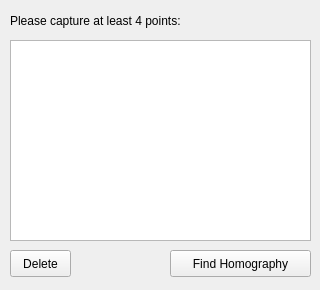
<?xml version="1.0" encoding="UTF-8"?>
<ui version="4.0">
 <class>HomographyCaptureWindow</class>
 <widget class="QWidget" name="HomographyCaptureWindow">
  <property name="geometry">
   <rect>
    <x>0</x>
    <y>0</y>
    <width>320</width>
    <height>290</height>
   </rect>
  </property>
  <property name="windowTitle">
   <string>Homography</string>
  </property>
  <widget class="QPushButton" name="findHomographyButton">
   <property name="geometry">
    <rect>
     <x>170</x>
     <y>250</y>
     <width>141</width>
     <height>27</height>
    </rect>
   </property>
   <property name="text">
    <string>Find Homography</string>
   </property>
  </widget>
  <widget class="QLabel" name="homographyLabel">
   <property name="geometry">
    <rect>
     <x>10</x>
     <y>10</y>
     <width>211</width>
     <height>21</height>
    </rect>
   </property>
   <property name="text">
    <string>Please capture at least 4 points:</string>
   </property>
  </widget>
  <widget class="QTableWidget" name="discoveryPointTable">
   <property name="geometry">
    <rect>
     <x>10</x>
     <y>40</y>
     <width>301</width>
     <height>201</height>
    </rect>
   </property>
  </widget>
  <widget class="QPushButton" name="deleteHomographyEntry">
   <property name="geometry">
    <rect>
     <x>10</x>
     <y>250</y>
     <width>61</width>
     <height>27</height>
    </rect>
   </property>
   <property name="text">
    <string>Delete</string>
   </property>
  </widget>
 </widget>
 <resources/>
 <connections/>
</ui>
